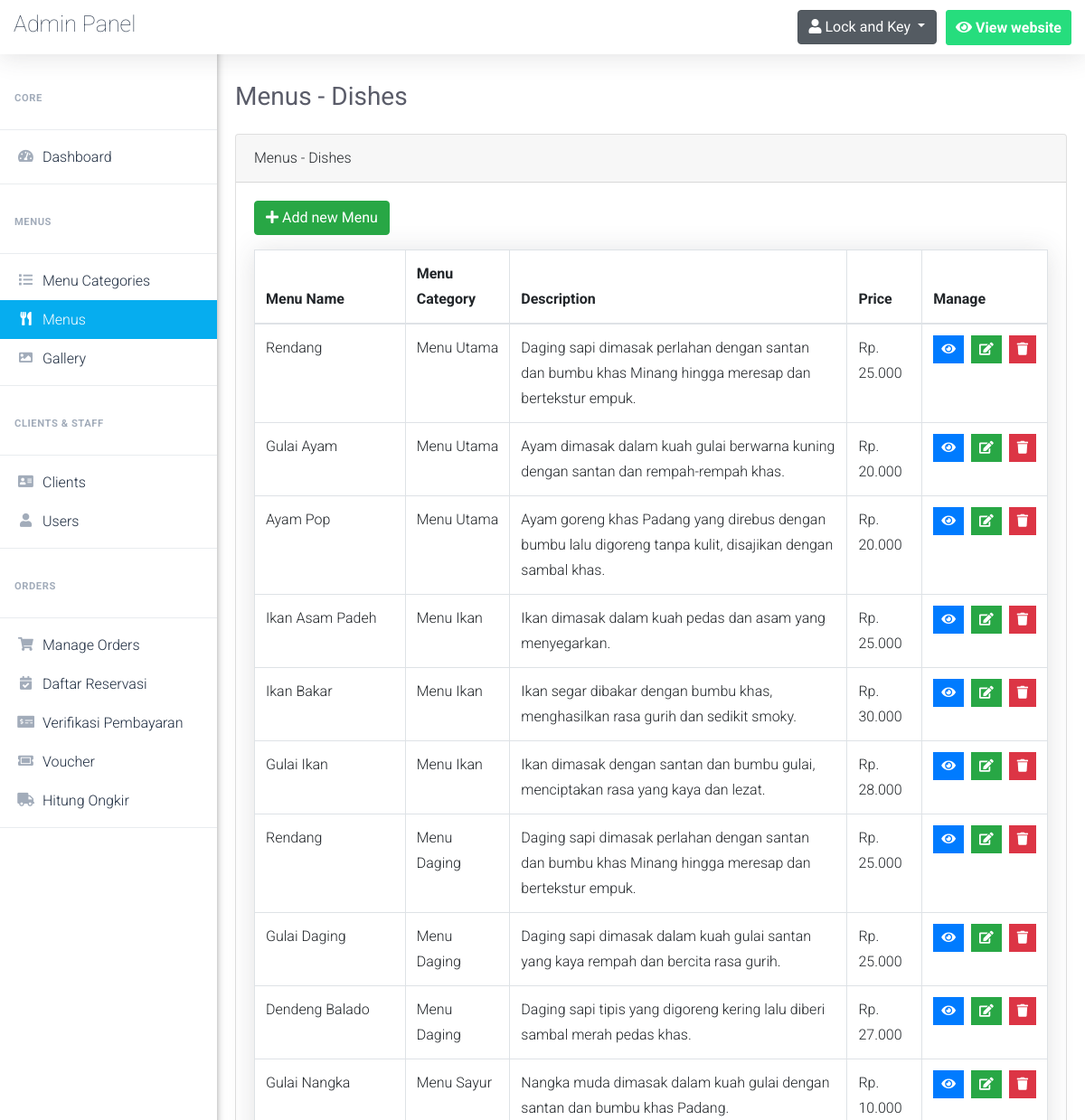
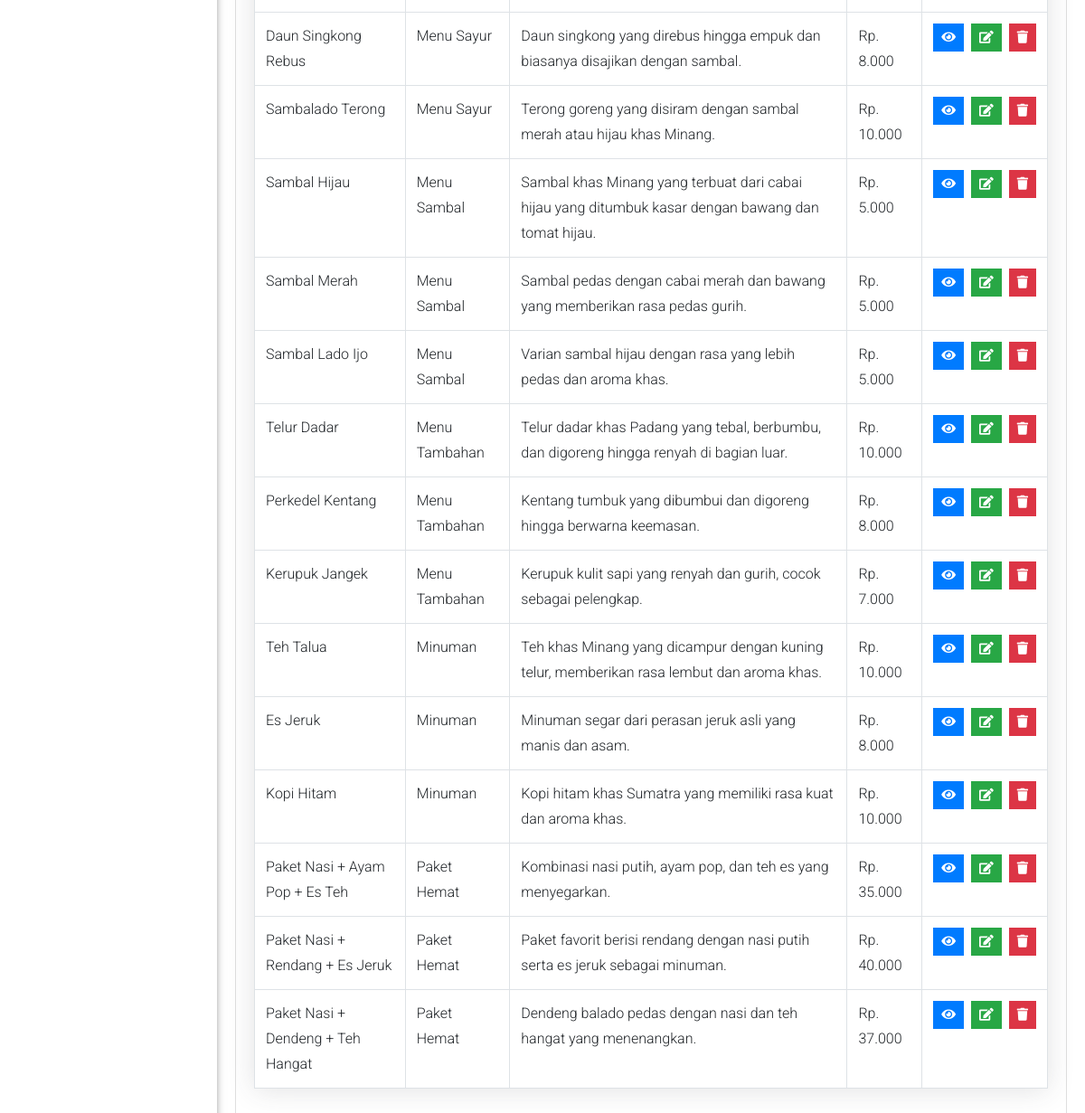
/admin/menus.php (signed in), run on the app's committed database (2 pictures, top to bottom).
### tables this page shows
CREATE TABLE `menus` (
  `menu_id` int(5) NOT NULL,
  `menu_name` varchar(100) NOT NULL,
  `menu_description` varchar(255) NOT NULL,
  `menu_price` decimal(10,3) NOT NULL,
  `menu_image` varchar(255) NOT NULL,
  `category_id` int(3) NOT NULL,
  `menu_status` varchar(50) DEFAULT 'tersedia'
);

CREATE TABLE `menu_categories` (
  `category_id` int(3) NOT NULL,
  `category_name` varchar(50) NOT NULL
);

### admin/menus.php (the view, shortened to what this page needs)
<?php
	$pageTitle = 'Menus - Dishes';
	if(isset($_SESSION['username_restaurant_qRewacvAqzA']) && isset($_SESSION['password_restaurant_qRewacvAqzA']))
	{
		include 'connect.php';
		include 'Includes/templates/header.php';
		include 'Includes/templates/navbar.php';
        ?>
        <?php
            $do = '';
            if(isset($_GET['do']) && in_array(htmlspecialchars($_GET['do']), array('Add','Edit')))
                $do = $_GET['do'];
            else
                $do = 'Manage';
            if($do == "Manage")
            {
                $stmt = $con->prepare("SELECT * FROM menus m, menu_categories mc where mc.category_id = m.category_id");
                $stmt->execute();
                $menus = $stmt->fetchAll();
            ?>
                <div class="card">
                    <div class="card-header">
                        <?php echo $pageTitle; ?>
                    </div>
                    <div class="card-body">
                        <div class="above-table" style="margin-bottom: 1rem!important;">
                            <a href="menus.php?do=Add" class="btn btn-success">
                                <i class="fa fa-plus"></i>
                                <span>Add new Menu</span>
                            </a>
                        </div>
                        <table class="table table-bordered menus-table">
                            <thead>
                                <tr>
                                    <th scope="col">Menu Name</th>
                                    <th scope="col">Menu Category</th>
                                    <th scope="col">Description</th>
                                    <th scope="col">Price</th>
                                    <th scope="col">Manage</th>
                                </tr>
                            </thead>
                            <tbody>
                                <?php
                                    foreach($menus as $menu)
                                    {
                                        echo "<tr>";
                                            echo "<td>";
                                                echo $menu['menu_name'];
                                            echo "</td>";
                                            echo "<td style = 'text-transform:capitalize'>";
                                                echo $menu['category_name'];
                                            echo "</td>";
                                            echo "<td>";
                                                echo $menu['menu_description'];
                                            echo "</td>";
                                            echo "<td>";
                                                echo "Rp. ".$menu['menu_price'];
                                            echo "</td>";
                                            echo "<td>";
                                                    $delete_data = "delete_".$menu["menu_id"];
                                                    $view_data = "view_".$menu["menu_id"];
                                                    ?>
                                                        <ul class="list-inline m-0">
                                                            <li class="list-inline-item" data-toggle="tooltip" title="View">
                                                                <button class="btn btn-primary btn-sm rounded-0" type="button" data-toggle="modal" data-target="#<?php echo $view_data; ?>" data-placement="top" >
                                                                    <i class="fa fa-eye"></i>
                                                                </button>
                                                            </li>
                                                            <li class="list-inline-item" data-toggle="tooltip" title="Edit">
                                                                <button class="btn btn-success btn-sm rounded-0">
                                                                    <a href="menus.php?do=Edit&menu_id=<?php echo $menu['menu_id']; ?>" style="color: white;">
                                                                        <i class="fa fa-edit"></i>
                                                                    </a>
                                                                </button>
                                                            </li>
                                                            <li class="list-inline-item" data-toggle="tooltip" title="Delete">
                                                                <button class="btn btn-danger btn-sm rounded-0" type="button" data-toggle="modal" data-target="#<?php echo $delete_data; ?>" data-placement="top"><i class="fa fa-trash"></i>
                                                                </button>
                                                            </li>
                                                        </ul>
                                                    <?php
                                            echo "</td>";
                                        echo "</tr>";
                                    }
                                ?>
                            </tbody>
                        </table>
                    </div>
                </div>
            <?php
            }
        include 'Includes/templates/footer.php';
    }
    else
    {
        header('Location: index.php');
        exit();
    }
?>

### admin/Design/css/main.css (style rules this page uses)
a, a:hover { text-decoration: none !important; }
ul { display: block; list-style: none; padding: 0; margin: 0; }
html { scroll-behavior: smooth; }
body { font-family: 'Roboto', sans-serif; font-size: 16px; line-height: 28px; font-weight: 300; }
.list-inline { display: flex; }

### admin/menus.php (style rules this page uses)
.menus-table { -webkit-box-shadow: 0 .15rem 1.75rem 0 rgba(58,59,69,.15)!important; box-shadow: 0 .15rem 1.75rem 0 rgba(58,59,69,.15)!important; }

### data on the page
menus: menu_name "Rendang", category.category_name "Menu Utama", menu_description "Daging sapi dimasak perlahan dengan santan dan bumbu khas Minang hingga meresap dan bertekstur empuk.", menu_price "25.000"
menus: menu_name "Gulai Ayam", category.category_name "Menu Utama", menu_description "Ayam dimasak dalam kuah gulai berwarna kuning dengan santan dan rempah-rempah khas.", menu_price "20.000"
menus: menu_name "Ayam Pop", category.category_name "Menu Utama", menu_description "Ayam goreng khas Padang yang direbus dengan bumbu lalu digoreng tanpa kulit, disajikan dengan sambal khas.", menu_price "20.000"
menus: menu_name "Ikan Asam Padeh", category.category_name "Menu Ikan", menu_description "Ikan dimasak dalam kuah pedas dan asam yang menyegarkan.", menu_price "25.000"
menus: menu_name "Ikan Bakar", category.category_name "Menu Ikan", menu_description "Ikan segar dibakar dengan bumbu khas, menghasilkan rasa gurih dan sedikit smoky.", menu_price "30.000"
menus: menu_name "Gulai Ikan", category.category_name "Menu Ikan", menu_description "Ikan dimasak dengan santan dan bumbu gulai, menciptakan rasa yang kaya dan lezat.", menu_price "28.000"
menus: menu_name "Rendang", category.category_name "Menu Daging", menu_description "Daging sapi dimasak perlahan dengan santan dan bumbu khas Minang hingga meresap dan bertekstur empuk.", menu_price "25.000"
menus: menu_name "Gulai Daging", category.category_name "Menu Daging", menu_description "Daging sapi dimasak dalam kuah gulai santan yang kaya rempah dan bercita rasa gurih.", menu_price "25.000"
menus: menu_name "Dendeng Balado", category.category_name "Menu Daging", menu_description "Daging sapi tipis yang digoreng kering lalu diberi sambal merah pedas khas.", menu_price "27.000"
menus: menu_name "Gulai Nangka", category.category_name "Menu Sayur", menu_description "Nangka muda dimasak dalam kuah gulai dengan santan dan bumbu khas Padang.", menu_price "10.000"
menus: menu_name "Daun Singkong Rebus", category.category_name "Menu Sayur", menu_description "Daun singkong yang direbus hingga empuk dan biasanya disajikan dengan sambal.", menu_price "8.000"
menus: menu_name "Sambalado Terong", category.category_name "Menu Sayur", menu_description "Terong goreng yang disiram dengan sambal merah atau hijau khas Minang.", menu_price "10.000"
menus: menu_name "Sambal Hijau", category.category_name "Menu Sambal", menu_description "Sambal khas Minang yang terbuat dari cabai hijau yang ditumbuk kasar dengan bawang dan tomat hijau.", menu_price "5.000"
menus: menu_name "Sambal Merah", category.category_name "Menu Sambal", menu_description "Sambal pedas dengan cabai merah dan bawang yang memberikan rasa pedas gurih.", menu_price "5.000"
menus: menu_name "Sambal Lado Ijo", category.category_name "Menu Sambal", menu_description "Varian sambal hijau dengan rasa yang lebih pedas dan aroma khas.", menu_price "5.000"
menus: menu_name "Telur Dadar", category.category_name "Menu Tambahan", menu_description "Telur dadar khas Padang yang tebal, berbumbu, dan digoreng hingga renyah di bagian luar.", menu_price "10.000"
menus: menu_name "Perkedel Kentang", category.category_name "Menu Tambahan", menu_description "Kentang tumbuk yang dibumbui dan digoreng hingga berwarna keemasan.", menu_price "8.000"
menus: menu_name "Kerupuk Jangek", category.category_name "Menu Tambahan", menu_description "Kerupuk kulit sapi yang renyah dan gurih, cocok sebagai pelengkap.", menu_price "7.000"
menus: menu_name "Teh Talua", category.category_name "Minuman", menu_description "Teh khas Minang yang dicampur dengan kuning telur, memberikan rasa lembut dan aroma khas.", menu_price "10.000"
menus: menu_name "Es Jeruk", category.category_name "Minuman", menu_description "Minuman segar dari perasan jeruk asli yang manis dan asam.", menu_price "8.000"
menus: menu_name "Kopi Hitam", category.category_name "Minuman", menu_description "Kopi hitam khas Sumatra yang memiliki rasa kuat dan aroma khas.", menu_price "10.000"
menus: menu_name "Paket Nasi + Ayam Pop + Es Teh", category.category_name "Paket Hemat", menu_description "Kombinasi nasi putih, ayam pop, dan teh es yang menyegarkan.", menu_price "35.000"
menus: menu_name "Paket Nasi + Rendang + Es Jeruk", category.category_name "Paket Hemat", menu_description "Paket favorit berisi rendang dengan nasi putih serta es jeruk sebagai minuman.", menu_price "40.000"
menus: menu_name "Paket Nasi + Dendeng + Teh Hangat", category.category_name "Paket Hemat", menu_description "Dendeng balado pedas dengan nasi dan teh hangat yang menenangkan.", menu_price "37.000"

### other printed values
$pageTitle "Menus - Dishes"
